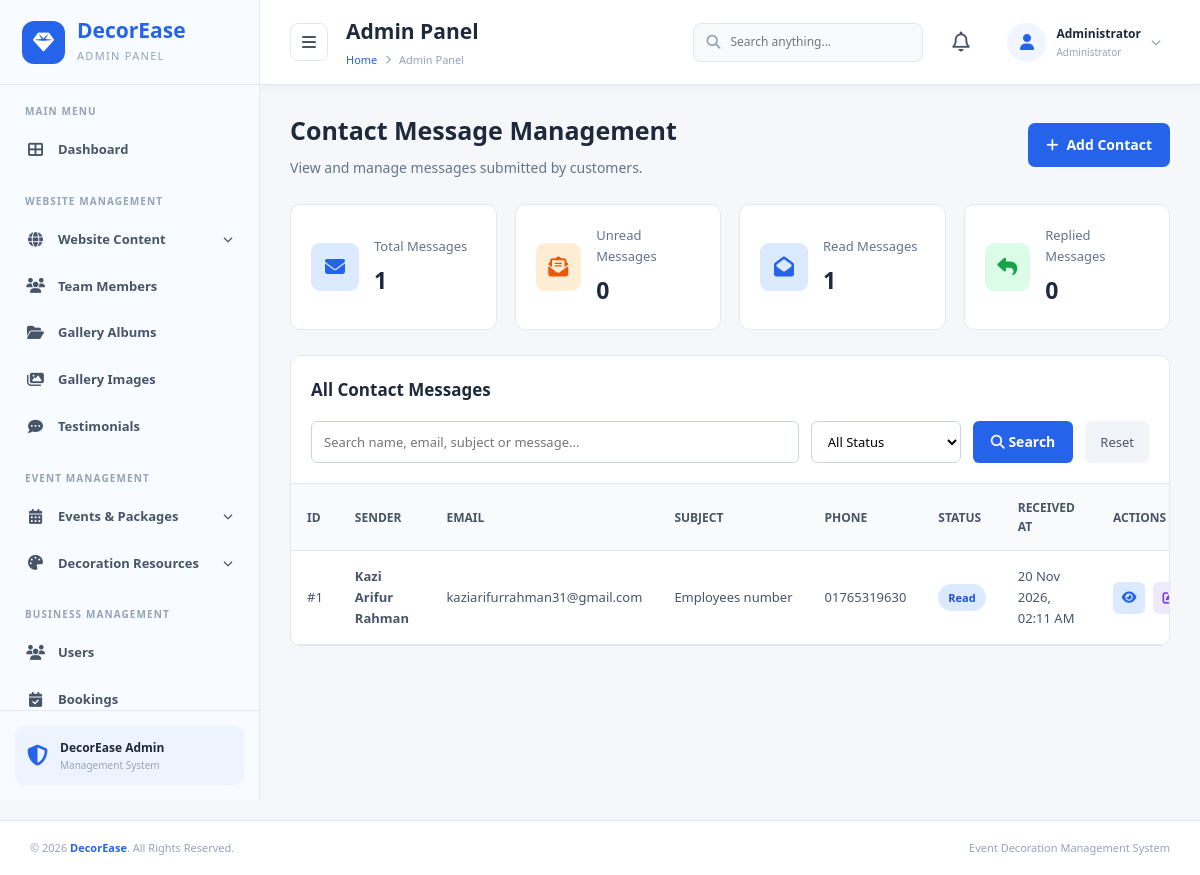
The page /admin/contact_messages.php on the database its author committed.
### tables this page shows
CREATE TABLE `contact_messages` (
  `message_id` int(10) UNSIGNED NOT NULL,
  `name` varchar(150) NOT NULL,
  `email` varchar(191) NOT NULL,
  `phone` varchar(30) DEFAULT NULL,
  `subject` varchar(200) DEFAULT NULL,
  `message` text NOT NULL,
  `status` enum('unread','read','replied') DEFAULT 'unread',
  `created_at` timestamp NOT NULL DEFAULT current_timestamp()
);

### admin/contact_messages.php (the view, shortened to what this page needs)
<?php
require_once __DIR__ . '/../db.php';
$search = trim($_GET['search'] ?? '');
$sql = "SELECT * FROM contact_messages";
$sql .= " ORDER BY created_at DESC";
$stmt = $conn->prepare($sql);
$stmt->execute();
$messages = $stmt->get_result();
$stats = [
    'total' => 0,
    'unread' => 0,
    'read' => 0,
    'replied' => 0
];
$result = $conn->query("
    SELECT
        COUNT(*) AS total,
        SUM(status = 'unread') AS unread,
        SUM(status = 'read') AS read_count,
        SUM(status = 'replied') AS replied
    FROM contact_messages
");
if ($result && $row = $result->fetch_assoc()) {
    $stats['total'] = (int)$row['total'];
    $stats['unread'] = (int)$row['unread'];
    $stats['read'] = (int)$row['read_count'];
    $stats['replied'] = (int)$row['replied'];
}
?>
<!DOCTYPE html>
<html lang="en">
<head>
    <link rel="stylesheet"
          href="includes/css/admin.css">
    <link rel="stylesheet"
          href="https://cdnjs.cloudflare.com/ajax/libs/font-awesome/6.5.0/css/all.min.css">
</head>
<body>
<div class="admin-container">
    <?php include 'includes/sidebar.php'; ?>
    <main class="main-content">
        <?php include 'includes/header.php'; ?>
        <section class="contact-page">
            <div class="contact-header" style="display:flex; justify-content:space-between;
            align-items:center; gap:15px; flex-wrap:wrap;">
                <div>
                    <h2>Contact Message Management</h2>
                    <p>View and manage messages submitted by customers.</p>
                </div>
                <a href="add_contact_message.php" class="contact-add-btn">
                    <i class="fas fa-plus"></i>
                    Add Contact
                </a>
            </div>
            <div class="contact-stats">
                <div class="contact-stat-card">
                    <div class="contact-stat-icon blue">
                        <i class="fas fa-envelope"></i>
                    </div>
                    <div>
                        <h3>Total Messages</h3>
                        <strong><?php echo $stats['total']; ?></strong>
                    </div>
                </div>
                <div class="contact-stat-card">
                    <div class="contact-stat-icon orange">
                        <i class="fas fa-envelope-open-text"></i>
                    </div>
                    <div>
                        <h3>Unread Messages</h3>
                        <strong><?php echo $stats['unread']; ?></strong>
                    </div>
                </div>
                <div class="contact-stat-card">
                    <div class="contact-stat-icon blue">
                        <i class="fas fa-envelope-open"></i>
                    </div>
                    <div>
                        <h3>Read Messages</h3>
                        <strong><?php echo $stats['read']; ?></strong>
                    </div>
                </div>
                <div class="contact-stat-card">
                    <div class="contact-stat-icon green">
                        <i class="fas fa-reply"></i>
                    </div>
                    <div>
                        <h3>Replied Messages</h3>
                        <strong><?php echo $stats['replied']; ?></strong>
                    </div>
                </div>
            </div>
            <div class="contact-management-card">
                <div class="contact-card-header">
                    <h3>All Contact Messages</h3>
                    <form method="GET" class="contact-filter-form">
                        <input
                            type="text"
                            name="search"
                            placeholder="Search name, email, subject or message..."
                            value="<?php echo htmlspecialchars($search); ?>"
                        >
                        <select name="status">
                            <option value="">All Status</option>
                        </select>
                        <button type="submit">
                            <i class="fas fa-search"></i> Search
                        </button>
                        <a href="contact_messages.php" class="contact-reset-btn">
                            Reset
                        </a>
                    </form>
                </div>
                <div class="contact-table-wrapper">
                    <table class="contact-table">
                        <thead>
                            <tr>
                                <th>ID</th>
                                <th>Sender</th>
                                <th>Email</th>
                                <th>Subject</th>
                                <th>Phone</th>
                                <th>Status</th>
                                <th>Received At</th>
                                <th>Actions</th>
                            </tr>
                        </thead>
                        <tbody>
                        <?php if ($messages->num_rows > 0): ?>
                            <?php while ($message = $messages->fetch_assoc()): ?>
                                <tr>
                                    <td>
                                        #<?php echo (int)$message['message_id']; ?>
                                    </td>
                                    <td class="contact-name">
                                        <?php echo htmlspecialchars($message['name']); ?>
                                    </td>
                                    <td>
                                        <?php echo htmlspecialchars($message['email']); ?>
                                    </td>
                                    <td>
                                        <div class="contact-subject">
                                            <?php echo htmlspecialchars($message['subject'] ?: 'No Subject'); ?>
                                        </div>
                                    </td>
                                    <td>
                                        <?php echo htmlspecialchars($message['phone'] ?: 'N/A'); ?>
                                    </td>
                                    <td>
                                        <span class="contact-status status-<?php echo htmlspecialchars($message['status'] ?? 'unread'); ?>">
                                            <?php echo htmlspecialchars($message['status'] ?? 'unread'); ?>
                                        </span>
                                    </td>
                                    <td>
                                        <?php echo date('d M Y, h:i A', strtotime($message['created_at'])); ?>
                                    </td>
                                    <td>
                                        <div class="contact-actions">
                                            <a
                                                href="view_contact_message.php?message_id=<?php echo (int)$message['message_id']; ?>"
                                                class="contact-action-btn contact-view-btn"
                                                title="View Message">
                                                <i class="fas fa-eye"></i>
                                            </a>
                                            <a
                                                href="edit_contact_message.php?message_id=<?php echo (int)$message['message_id']; ?>"
                                                class="contact-action-btn"
                                                style="background:#ede9fe;color:#7c3aed;"
                                                title="Edit Message">
                                                <i class="fas fa-edit"></i>
                                            </a>
                                        </div>
                                    </td>
                                </tr>
                            <?php endwhile; ?>
                        <?php endif; ?>
                        </tbody>
                    </table>
                </div>
            </div>
        </section>
    </main>
</div>
<?php include 'includes/footer.php'; ?>
</body>
</html>

### admin/contact_messages.php (style rules this page uses)
.contact-page { padding: 25px 30px 35px; color: #475569; }
.contact-page * { box-sizing: border-box; }
.contact-header { margin-bottom: 25px; }
.contact-header h2 { margin: 0 0 7px; color: #1e293b; font-size: 25px; }
.contact-header p { margin: 0; color: #64748b; font-size: 14px; }
.contact-stats { display: grid; grid-template-columns: repeat(4, 1fr); gap: 18px; margin-bottom: 25px; }
.contact-stat-card { background: #fff; border: 1px solid #e2e8f0; border-radius: 10px; padding: 20px; display: flex; align-items: center; gap: 15px; }
.contact-stat-icon { width: 48px; height: 48px; border-radius: 9px; display: flex; align-items: center; justify-content: center; font-size: 20px; }
.contact-stat-icon.blue { background: #dbeafe; color: #2563eb; }
.contact-stat-icon.orange { background: #ffedd5; color: #ea580c; }
.contact-stat-icon.green { background: #dcfce7; color: #16a34a; }
.contact-stat-card h3 { margin: 0 0 5px; color: #64748b; font-size: 13px; font-weight: 500; }
.contact-stat-card strong { color: #1e293b; font-size: 23px; }
.contact-management-card { background: #fff; border: 1px solid #e2e8f0; border-radius: 10px; overflow: hidden; }
.contact-card-header { padding: 20px; border-bottom: 1px solid #e2e8f0; }
.contact-card-header h3 { margin: 0; color: #1e293b; font-size: 17px; }
.contact-filter-form { display: flex; flex-wrap: wrap; gap: 12px; margin-top: 18px; }
.contact-filter-form input, .contact-filter-form select { height: 42px; padding: 0 12px; border: 1px solid #cbd5e1; border-radius: 6px; font-size: 13px; outline: none; }
.contact-filter-form input { flex: 1; min-width: 200px; }
.contact-filter-form select { min-width: 150px; background: #fff; }
.contact-filter-form button { height: 42px; padding: 0 18px; border: none; border-radius: 6px; background: #2563eb; color: #fff; font-weight: 600; cursor: pointer; }
.contact-reset-btn { display: inline-flex; align-items: center; justify-content: center; padding: 0 15px; height: 42px; background: #f1f5f9; color: #475569; text-decoration: none; border-radius: 6px; font-size: 13px; }
.contact-table-wrapper { width: 100%; overflow-x: auto; }
.contact-table { width: 100%; border-collapse: collapse; min-width: 950px; }
.contact-table th { padding: 14px 16px; background: #f8fafc; color: #475569; text-align: left; font-size: 12px; font-weight: 700; text-transform: uppercase; border-bottom: 1px solid #e2e8f0; }
.contact-table td { padding: 15px 16px; border-bottom: 1px solid #e2e8f0; font-size: 13px; color: #475569; }
.contact-name { color: #1e293b; font-weight: 600; }
.contact-subject { max-width: 180px; overflow: hidden; text-overflow: ellipsis; white-space: nowrap; }
.contact-status { display: inline-block; padding: 5px 10px; border-radius: 20px; font-size: 11px; font-weight: 600; text-transform: capitalize; }
.status-read { background: #dbeafe; color: #1d4ed8; }
.contact-actions { display: flex; align-items: center; gap: 8px; }
.contact-action-btn { width: 32px; height: 32px; display: inline-flex; align-items: center; justify-content: center; border-radius: 6px; text-decoration: none; border: none; cursor: pointer; font-size: 13px; }
.contact-view-btn { background: #dbeafe; color: #2563eb; }
.contact-add-btn { display: inline-flex; align-items: center; justify-content: center; gap: 8px; padding: 11px 18px; background: #2563eb; color: #fff; text-decoration: none; border-radius: 7px; font-size: 14px; font-weight: 600; transition: .2s; }

### rows shown on the page
contact_messages: message_id "1", name "Kazi Arifur Rahman", email "kaziarifurrahman31@gmail.com", subject "Employees number", phone "01765319630", status "Read", created_at "20 Nov 2026, 02:11 AM"

### other values the page prints
$pageTitle "Admin Panel"
$adminName "Administrator"
$stats['total'] "1"
$stats['unread'] "0"
$stats['read'] "1"
$stats['replied'] "0"
